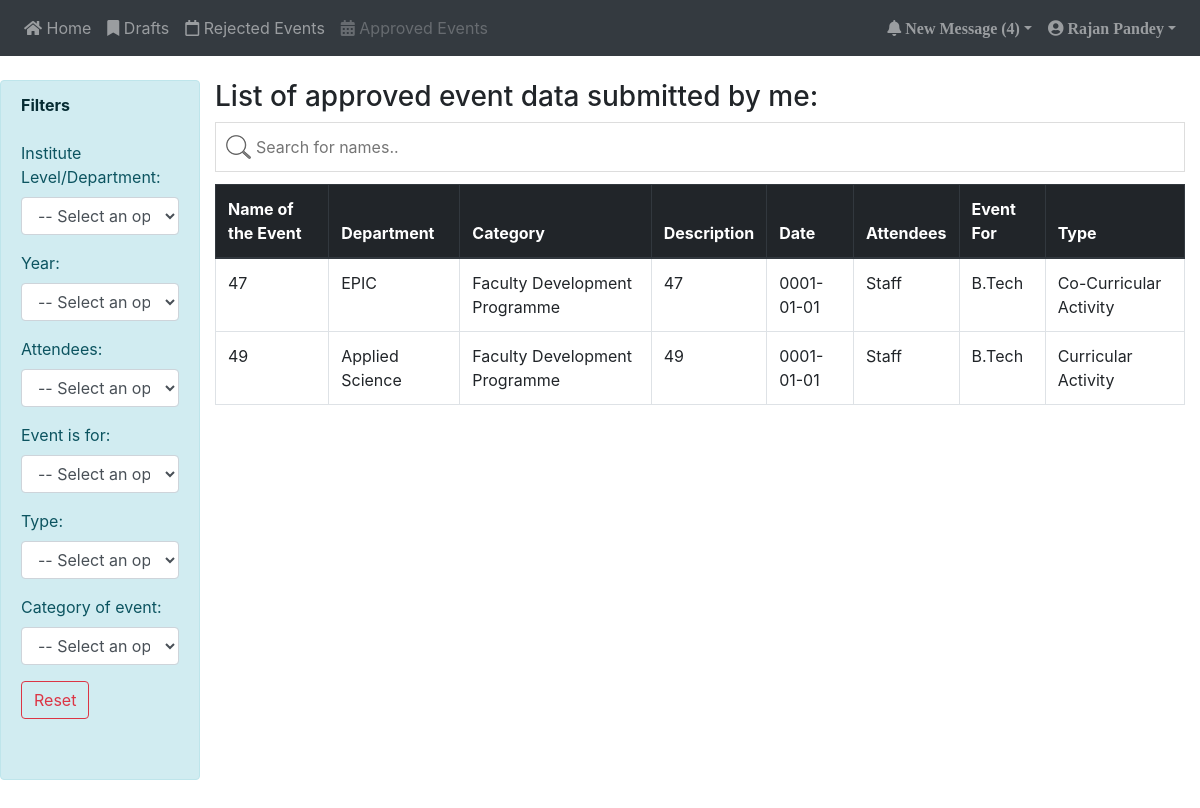
The page /faculty/allEvents.php (signed in) on the database as committed earlier.
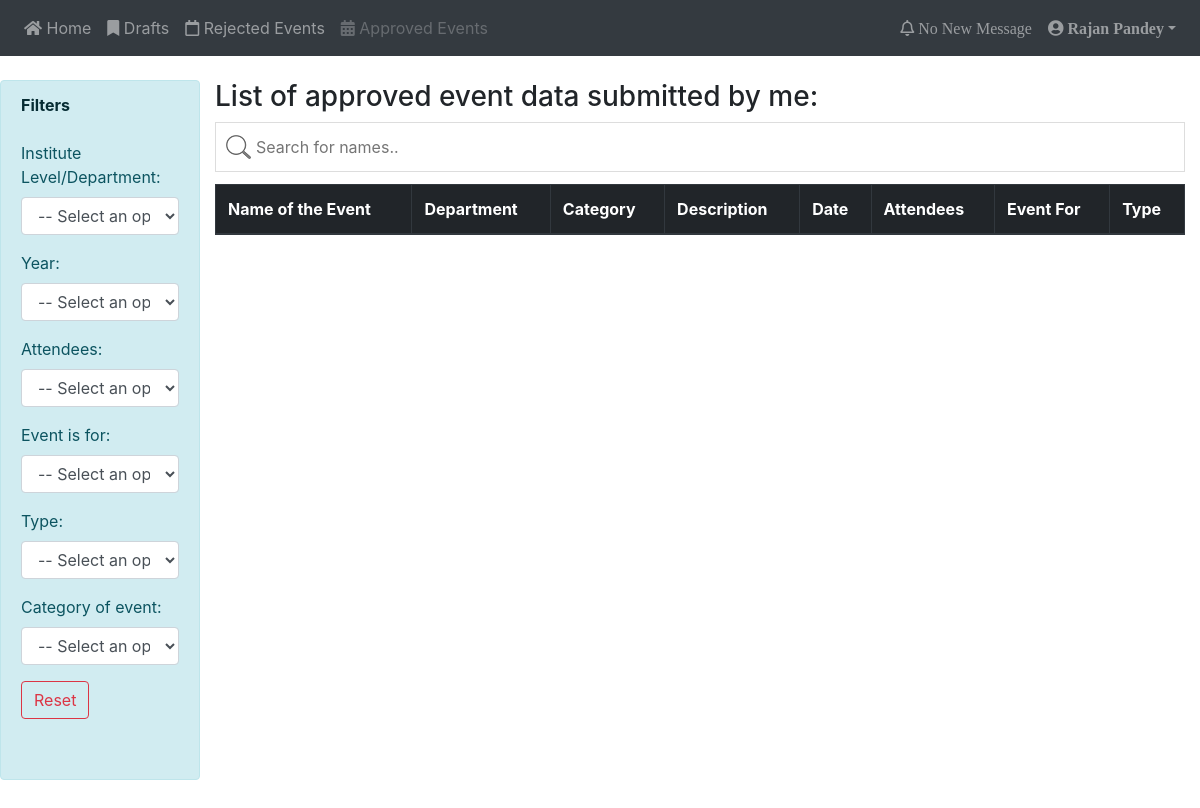
The same page on the database as committed later.
### tables this page shows
CREATE TABLE `events` (
  `eventId` tinyint(11) NOT NULL,
  `name` varchar(20) NOT NULL,
  `department` varchar(50) NOT NULL,
  `incharge` varchar(50) NOT NULL,
  `date` date NOT NULL,
  `year` varchar(4) NOT NULL,
  `type` varchar(50) NOT NULL,
  `eventDescribe` varchar(2000) NOT NULL,
  `achievements` varchar(500) NOT NULL,
  `attendees` varchar(30) NOT NULL,
  `eventFor` varchar(20) NOT NULL,
  `resourceName` varchar(1000) NOT NULL,
  `resourceDesignation` varchar(1000) NOT NULL,
  `category` varchar(70) NOT NULL,
  `media` varchar(2000) NOT NULL,
  `userId` tinyint(11) NOT NULL,
  `url` varchar(100) NOT NULL,
  `approvalStatus` tinyint(4) DEFAULT NULL,
  `declineReply` varchar(2000) DEFAULT NULL,
  `viewedNotification` tinyint(4) DEFAULT NULL,
  `archive` varchar(30) DEFAULT NULL,
  `draft` varchar(30) DEFAULT NULL,
  `time` timestamp NOT NULL DEFAULT CURRENT_TIMESTAMP ON UPDATE CURRENT_TIMESTAMP
);

### session.php (called while the page is built, shortened)
<?php
require('connect.php');
if(isset($_SESSION['login_user'])){
    $user_check = $_SESSION['login_user'];
    $query = "SELECT email FROM users WHERE email='$user_check'";
    $ses_sql = mysqli_query($conn, $query);
    $row = mysqli_fetch_assoc($ses_sql);
    $login_session = $row['email'];
}
?>

### faculty/allEvents.php (the view, shortened to what the changed rows need)
<?php
include('../session.php');
?>
<?php
require('../connect.php');
$sqlUserId="SELECT * FROM users WHERE email='$login_session'";
$resultUserId=mysqli_query($conn, $sqlUserId);
$rowUserId=mysqli_fetch_assoc($resultUserId);
$userId = $rowUserId['userId'];
$sql="SELECT * FROM events WHERE userId='$userId' AND approvalStatus='1' AND archive IS NULL ORDER BY date DESC";
$result=mysqli_query($conn, $sql);
$array=array();
while($row=$result->fetch_array()){
         $array[]=$row;
}
$totalEvents=mysqli_num_rows($result);
$sql="SELECT * FROM events WHERE userId='$userId' AND declineReply IS NOT NULL AND viewedNotification IS NULL";
$result=mysqli_query($conn, $sql);
$data=mysqli_num_rows($result);
?>
<!DOCTYPE HTML>
<html>
<head>
	<link href="../assets/css/bootstrap.min.css" rel="stylesheet">
	<link rel="stylesheet" href="https://use.fontawesome.com/releases/v5.2.0/css/all.css">
	<link rel="stylesheet" href="../assets/mycss/search.css">
	<link rel="stylesheet" href="../assets/mycss/table.css">
	<link rel="stylesheet" href="../assets/mycss/filters.css">
</head>
<body>
<nav class="navbar sticky-top navbar-expand-sm bg-dark navbar-dark">
  <ul class="navbar-nav ml-auto">
<li class="nav-item dropdown">
  <?php
    if($data==0){
  ?>
    <a class="nav-link"><i class="far fa-bell"> No New Message</i></a>
  <?php
    }else{
  ?>
    <a class="nav-link dropdown-toggle" href="#" id="navbardrop" data-toggle="dropdown"><i class="fas fa-bell"> New Message (<?php echo $data ?>)</i></a>
  <?php
    }
  ?>
  </ul>
</nav>
<br/>
<div class="container-fluid">
    <div class="row">
        <div class="col-12 col-sm-12 col-md-12 col-lg-10 col-xl-10">
        <div class="table-responsive" id="eventsTable">
        <table class="table table-bordered table-hover" id="myTable">
          <thead class="thead-dark">
            <tr>
              <th><a id="name">Name of the Event</a></th>
              <th><a id="department">Department</a></th>
              <th><a id="category">Category</a></th>
              <th><a id="eventDescribe">Description</a></th>
              <th><a id="date">Date</a></th>
              <th><a id="attendees">Attendees</a></th>
              <th><a id="eventFor">Event For</a></th>
              <th><a id="type">Type</a></th>
            </tr>
          </thead>
          <tbody>
          <?php
            for($i=0; $i<$totalEvents; $i=$i+1){
            ?>
                <div id="eventRows">
                 <tr onclick="location.href='eventDetails.php/?url=<?php echo $array[$i]['url']?>'">
                  <td><?php echo $array[$i]['name']; ?></td>
                  <td><?php echo $array[$i]['department']; ?></td>
                  <td><?php echo $array[$i]['category']; ?></td>
                  <td><?php echo $array[$i]['eventDescribe']; ?></td>
                  <td><?php echo $array[$i]['date']; ?></td>
                  <td><?php echo $array[$i]['attendees']; ?></td>
                  <td><?php echo $array[$i]['eventFor']; ?></td>
                  <td><?php echo $array[$i]['type']; ?></td>
                </tr>
                </div>
          <?php
            }
          ?>
          </tbody>
        </table>
        </div>
      </div>
    </div>
    <br/><br/><br/>
</div>
</body>

Rows that differ between the two databases and show on the page:
removed events: name "47", department "EPIC", category "Faculty Development Programme", eventDescribe "47", date "0001-01-01", attendees "Staff", eventFor "B.Tech", type "Co-Curricular Activity"
removed events: name "49", department "Applied Science", category "Faculty Development Programme", eventDescribe "49", date "0001-01-01", attendees "Staff", eventFor "B.Tech", type "Curricular Activity"
Other text that changed with them:
$data: "4" → (not shown)
text no longer shown: "New Message ( )"
text now shown: "No New Message"
